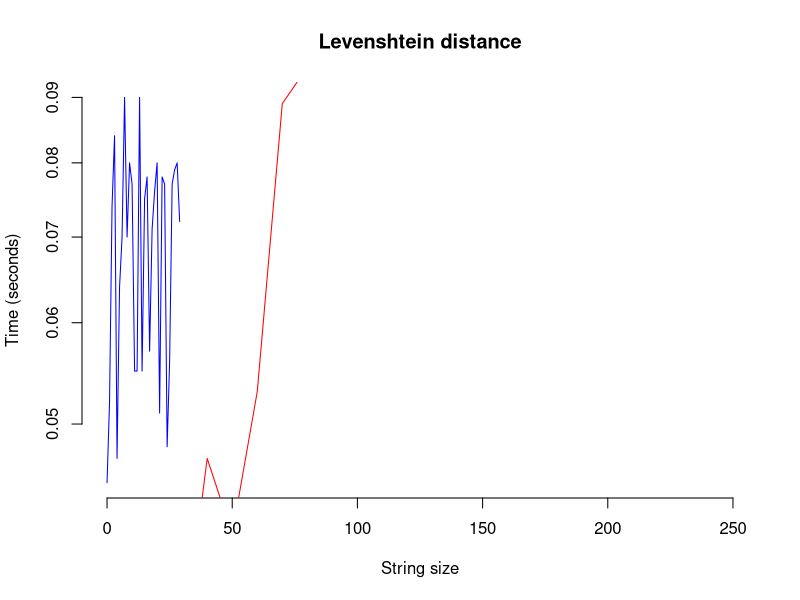

The R script that drew this image:
f1 <- read.csv(file = "lev-hand-memo.csv")
f2 <- read.csv(file = "lev-new-memo.csv")
#f3 <- read.csv(file = "lev-hand-matrix-memo1.csv")

f1$time = f1$time / 1000
f2$time = f2$time / 1000
#f3$time = f3$time / 1000

plot(f1$n, f1$time, xlab = "String size", ylab = "Time (seconds)", type = "l", frame = FALSE, col = "blue", log = "y", main = "Levenshtein distance", xlim = c(0, 250))
points(f2$n, f2$time, type = "l", col = "red")
#points(f3$n, f3$time, pch = 19, col = "green")


legend(1, 1800, legend=c("Old built-in memoization", "New built-in memoization"), pch=c(19, 19), col=c("blue", "red"))
